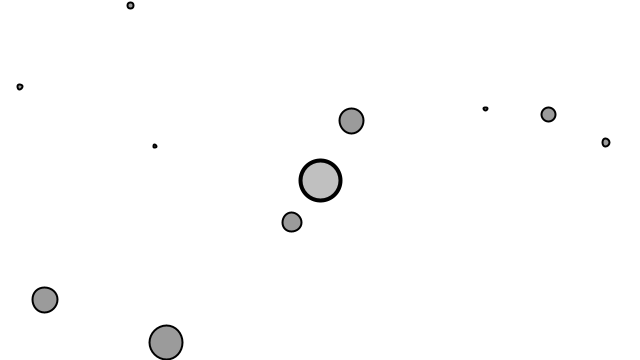
Frame 1 (no input)
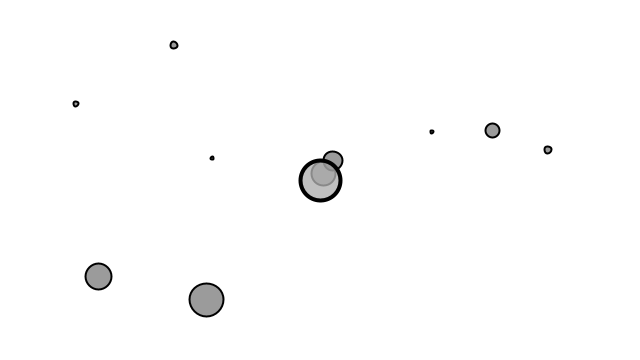
Frame 60 (the mouse pressed at the canvas centre just before this capture)
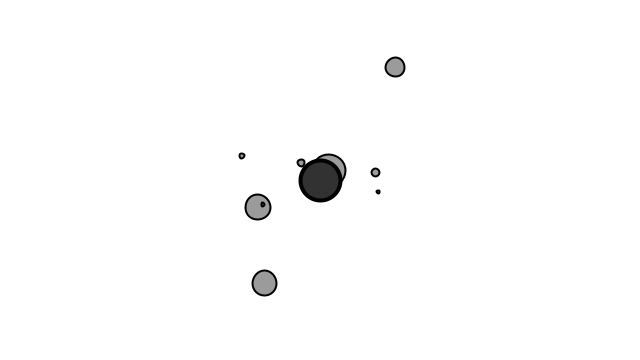
Frame 120 (the mouse held since frame 60 and released just before this capture)

The Processing sketch that drew these frames (run headless with seeded random() and noise(); from frame 60 on, the mouse is pressed at the canvas centre):

// Processing sketch: build
// ── build.pde
// Attractor class
class Attractor {
  float mass;
  PVector location;
  float G;
  boolean dragging = false;
  PVector dragOffset;
  boolean rollover = false;


  Attractor() {
    location = new PVector(width/2,height/2);
    mass = 20;
    G = 1;
    dragOffset = new PVector(0.0,0.0);
  }

  PVector attract(Mover m) {
    PVector force = PVector.sub(location, m.location);
    float distance = force.mag();
    distance = constrain(distance, 5.0, 25.0);

    force.normalize();
    float strength = (G * mass * m.mass) / (distance * distance);
    force.mult(strength);
    return force;
  }

  void display() {
    ellipseMode(CENTER);
    strokeWeight(4);
    stroke(0);
    if (dragging) fill(50);
    else if (rollover) fill(100);
    else fill(175, 200);
    ellipse(location.x, location.y, mass*2, mass*2);
  }

  // Mouse interaction
  void clicked(int mx, int my) {
    float d = dist(mx, my, location.x, location.y);
    if (d < mass) {
      dragging = true;
      dragOffset.x = location.x-mx;
      dragOffset.y = location.y-my;
    }
  }

  void hover(int mx, int my) {
    float d = dist(mx, my, location.x, location.y);
    if (d < mass) {
      rollover = true;
    } else {
      rollover = false;
    }
  }

  void stopDragging() {
    dragging = false;
  }

  void drag() {
    if(dragging) {
      location.x = mouseX + dragOffset.x;
      location.y = mouseY + dragOffset.y;
    }
  }

}

// Mover Class
class Mover {

  PVector location;
  PVector velocity;
  PVector acceleration;
  float mass;

  Mover(float m, float x, float y) {
    location = new PVector(x, y);
    velocity = new PVector(0, 0);
    acceleration = new PVector(0, 0);
    mass = m;
  }

  void update() {
    velocity.add(acceleration);
    location.add(velocity);
    // Reset acceleration
    acceleration.mult(0);
  }

  // F = MA
  void applyForce(PVector force) {
    // New vector
    PVector f = PVector.div(force, mass);
    acceleration.add(f);
  }

  void display() {
    stroke(0);
    strokeWeight(2);
    fill(0, 100);
    ellipse(location.x, location.y, mass*25, mass*25);
  }

}


Mover[] movers = new Mover[10];
Attractor a;

void setup() {
  size(640, 360);
  for(int i = 0; i < movers.length; i++) {
    movers[i] = new Mover(random(0.1,2), random(width), random(height));
  }
  a = new Attractor();
}

void draw() {
  background(255);

  for (int i = 0; i < movers.length; i++) {
    PVector force = a.attract(movers[i]);
    movers[i].applyForce(force);
    movers[i].update();
    movers[i].display();
  }

  a.display();
  a.drag();
  a.hover(mouseX, mouseY);
}

void mousePressed() {
  a.clicked(mouseX, mouseY);
}

void mouseReleased() {
  a.stopDragging();
}
